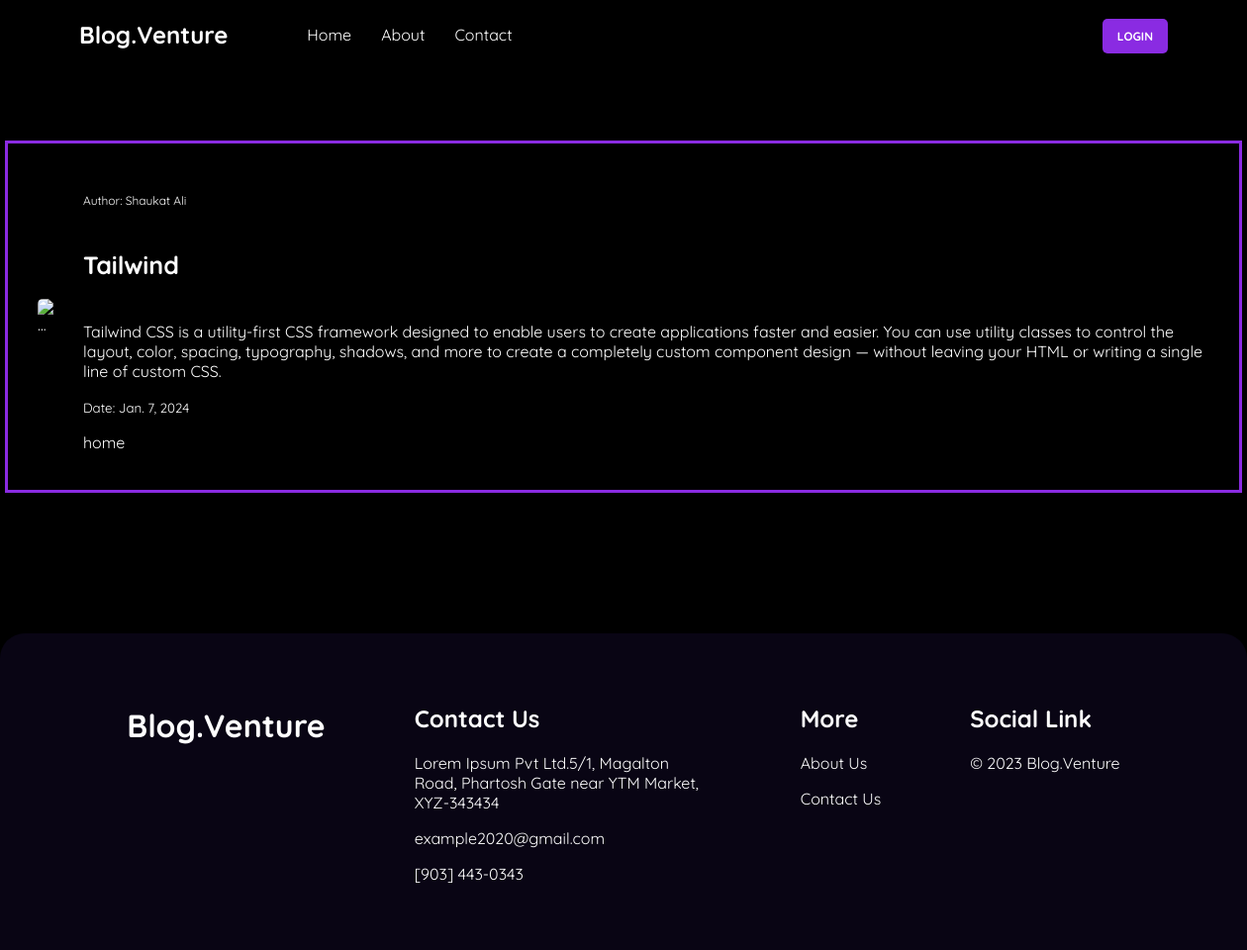
Page /viewBlog/7 on the committed database.
### blogs/models.py (models this page shows)
class Popular(models.Model):
    ranking = models.IntegerField()
    topic = models.CharField(max_length=50)
    heading = models.CharField(max_length=50)
    author = models.CharField(max_length=50)
    postDate = models.DateField(auto_now_add=True)
    cover = models.ImageField(upload_to='new_blog', null=True)
    content = RichTextField()

### blogs/views.py (the view)
# urls.py: path('viewBlog/<int:pk>', view_blog, name='viewBlog'),
def view_blog(request, pk):
    viewBlog = Popular.objects.get(pk = pk)
    return render(request, 'viewBlog.html', {'viewBlog':viewBlog})

### blogs/templates/viewBlog.html
{% extends 'base.html' %}
{% block body %}
<div class="view-card">
    <div class="main-card">
        <div class="view-img">
            <img src="https://images.unsplash.com/photo-1690609998976-929dca8ba3de?ixlib=rb-4.0.3&ixid=M3wxMjA3fDB8MHxwaG90by1wYWdlfHx8fGVufDB8fHx8fA%3D%3D&auto=format&fit=crop&w=906&q=80"
                class="card-img-top" alt="...">
        </div>
        <div class="view-data">
            <p class="view-card-title">Author: {{viewBlog.author}}</p>
            <h5 class="view-card-header">{{viewBlog.topic}}</h5>
            <p class="viwe-card-text">{{viewBlog.content|safe}}</p>
            <p class="view-card-text"><small class="text-body-secondary">Date: {{viewBlog.postDate}}</small></p>
            <a href="/" class="btn-primary">home</a>
        </div>
    </div>
</div>
{% endblock %}

### blogs/static/css/home.css (style rules this page uses)
body { padding: 0; margin: 0; box-sizing: border-box; overflow-x: hidden; background-color: black; color: white; font-family: "Quicksand", sans-serif; }
a { text-decoration: none; color: white; }
.card-img-top { width: 100%; height: 100px; object-fit: cover; border-radius: 5px; }
.view-card { width: 1250px; margin: auto; height: 80vh; display: flex; justify-content: center; align-items: center; }
.main-card { display: flex; justify-content: center; align-items: center; gap: 30px; border: 3px solid blueviolet; height: 350px; padding: 0 30px; }
.view-img img { height: 250px; }
.view-card-title { font-size: 12px; }
.view-card-header { font-size: 25px; }
.btn-primary { cursor: pointer; }

### rows in the picture
Popular: author "Shaukat Ali", topic "Tailwind", content "Tailwind CSS is a utility-first CSS framework designed to enable users to create applications faster and easier. You can use utility classes to control the layout, color, spacing, typography, shadows, and more to create a completely custom component design — without leaving your HTML or writing a single line of custom CSS.", postDate "Jan. 7, 2024"
